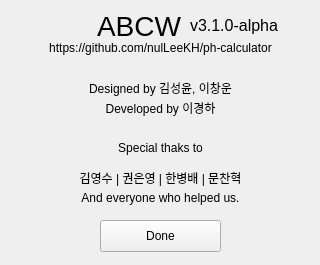
<?xml version="1.0" encoding="UTF-8"?>
<ui version="4.0">
 <class>Form</class>
 <widget class="QWidget" name="Form">
  <property name="geometry">
   <rect>
    <x>0</x>
    <y>0</y>
    <width>320</width>
    <height>265</height>
   </rect>
  </property>
  <property name="windowTitle">
   <string>About</string>
  </property>
  <widget class="QLabel" name="label">
   <property name="geometry">
    <rect>
     <x>10</x>
     <y>10</y>
     <width>171</width>
     <height>31</height>
    </rect>
   </property>
   <property name="font">
    <font>
     <pointsize>21</pointsize>
    </font>
   </property>
   <property name="text">
    <string>ABCW</string>
   </property>
   <property name="alignment">
    <set>Qt::AlignRight|Qt::AlignTrailing|Qt::AlignVCenter</set>
   </property>
  </widget>
  <widget class="QLabel" name="label_2">
   <property name="geometry">
    <rect>
     <x>190</x>
     <y>10</y>
     <width>121</width>
     <height>31</height>
    </rect>
   </property>
   <property name="font">
    <font>
     <pointsize>12</pointsize>
    </font>
   </property>
   <property name="text">
    <string>v3.1.0-alpha</string>
   </property>
   <property name="alignment">
    <set>Qt::AlignLeading|Qt::AlignLeft|Qt::AlignVCenter</set>
   </property>
  </widget>
  <widget class="QLabel" name="label_3">
   <property name="geometry">
    <rect>
     <x>20</x>
     <y>80</y>
     <width>281</width>
     <height>16</height>
    </rect>
   </property>
   <property name="text">
    <string>Designed by 김성윤, 이창운</string>
   </property>
   <property name="alignment">
    <set>Qt::AlignCenter</set>
   </property>
  </widget>
  <widget class="QLabel" name="label_4">
   <property name="geometry">
    <rect>
     <x>20</x>
     <y>100</y>
     <width>281</width>
     <height>16</height>
    </rect>
   </property>
   <property name="text">
    <string>Developed by 이경하</string>
   </property>
   <property name="alignment">
    <set>Qt::AlignCenter</set>
   </property>
  </widget>
  <widget class="QLabel" name="label_5">
   <property name="geometry">
    <rect>
     <x>20</x>
     <y>140</y>
     <width>281</width>
     <height>16</height>
    </rect>
   </property>
   <property name="text">
    <string>Special thaks to</string>
   </property>
   <property name="alignment">
    <set>Qt::AlignCenter</set>
   </property>
  </widget>
  <widget class="QLabel" name="label_6">
   <property name="geometry">
    <rect>
     <x>20</x>
     <y>170</y>
     <width>281</width>
     <height>16</height>
    </rect>
   </property>
   <property name="text">
    <string>김영수 | 권은영 | 한병배 | 문찬혁</string>
   </property>
   <property name="alignment">
    <set>Qt::AlignCenter</set>
   </property>
  </widget>
  <widget class="QLabel" name="label_7">
   <property name="geometry">
    <rect>
     <x>20</x>
     <y>190</y>
     <width>281</width>
     <height>16</height>
    </rect>
   </property>
   <property name="text">
    <string>And everyone who helped us.</string>
   </property>
   <property name="alignment">
    <set>Qt::AlignCenter</set>
   </property>
  </widget>
  <widget class="QPushButton" name="doneButton">
   <property name="geometry">
    <rect>
     <x>100</x>
     <y>220</y>
     <width>121</width>
     <height>32</height>
    </rect>
   </property>
   <property name="text">
    <string>Done</string>
   </property>
  </widget>
  <widget class="QLabel" name="label_8">
   <property name="geometry">
    <rect>
     <x>20</x>
     <y>40</y>
     <width>281</width>
     <height>16</height>
    </rect>
   </property>
   <property name="text">
    <string>https://github.com/nulLeeKH/ph-calculator</string>
   </property>
   <property name="alignment">
    <set>Qt::AlignCenter</set>
   </property>
  </widget>
 </widget>
 <resources/>
 <connections/>
</ui>
